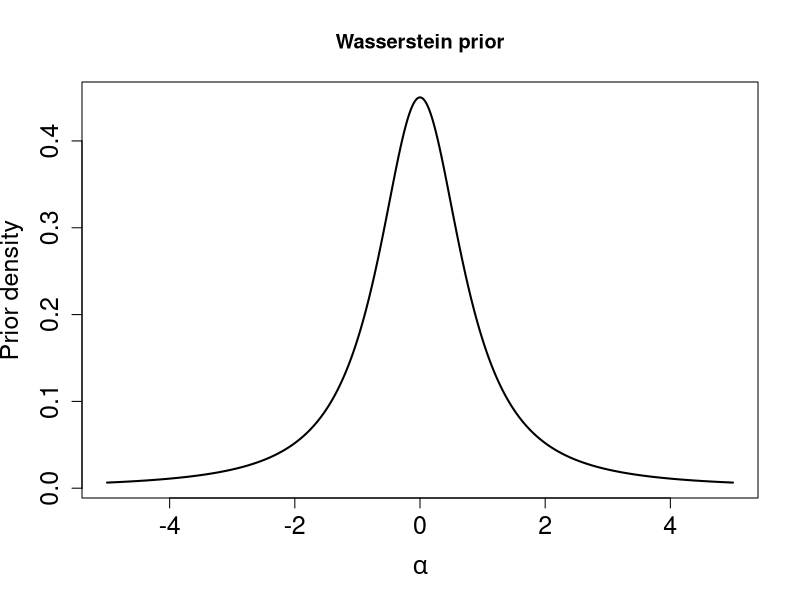
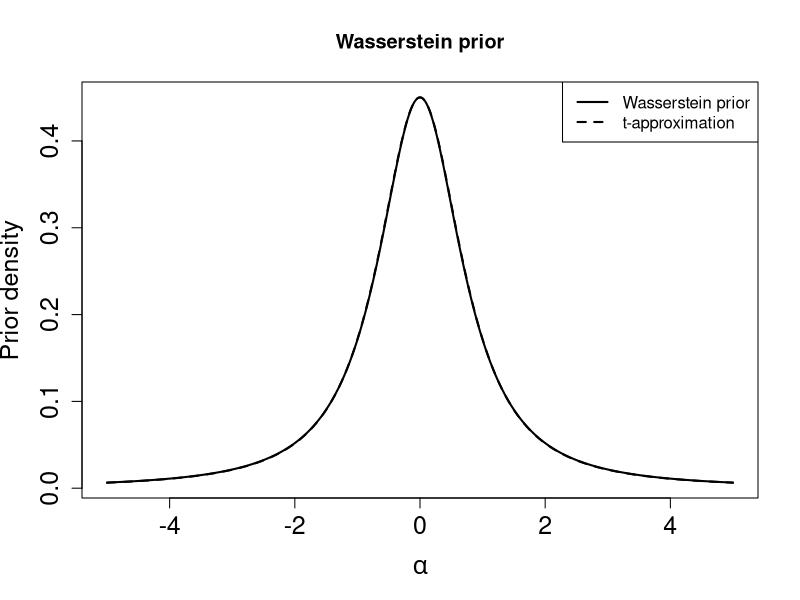
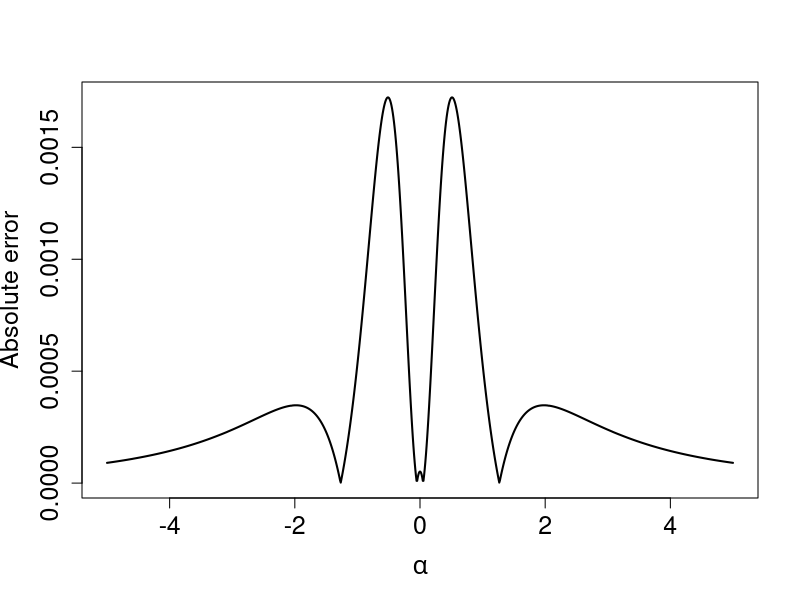

Write the R code that produced these figures, in order.
## --------------------------------------------------------------------------------------------------------------------------------------
# Wasserstein information function
WIM <- Vectorize(function(alpha){
  # Integrand
  integ <- Vectorize(function(x){
    log_num <- 0.5*log(2) - 0.5*(1 + 2*alpha^2)*x^2
    log_den <- 1.5*log(pi) + 2*log(1 + alpha^2) - log(2) - pnorm(alpha*x, log.p = TRUE)
    out <- exp(log_num - log_den)
    return(out)
  })
  int <- integrate(integ,-Inf,Inf)$value
})

# Normalising constant
tempf <- Vectorize(function(alpha){sqrt(WIM(alpha))})
normc <- integrate(tempf,-Inf,Inf)$value

# Wasserstein prior
piW <- Vectorize(function(alpha){sqrt(WIM(alpha))/normc })

curve(piW,-5,5, lwd = 2, n = 1000, xlab = expression(alpha), ylab = "Prior density", main = "Wasserstein prior",
      cex.axis = 1.5, cex.lab = 1.5)


## --------------------------------------------------------------------------------------------------------------------------------------
# t-approximation
sc = 0.757
appt <- Vectorize(function(x) dt(x/sc, df = 3/2)/sc)

curve(piW,-5,5, lwd = 2, n = 1000, xlab = expression(alpha), ylab = "Prior density", main = "Wasserstein prior",
      cex.axis = 1.5, cex.lab = 1.5)
curve(appt,-5,5, lwd = 2, lty = 2, add = T, n = 1000)
legend('topright', legend = c('Wasserstein prior', 't-approximation'), lwd = 2, lty = c(1,2))



abs_err <- Vectorize(function(x) abs(piW(x) - appt(x))  )

curve(abs_err,-5,5, lwd = 2, n = 1000, xlab = expression(alpha), ylab = "Absolute error", main = "",
      cex.axis = 1.5, cex.lab = 1.5)
